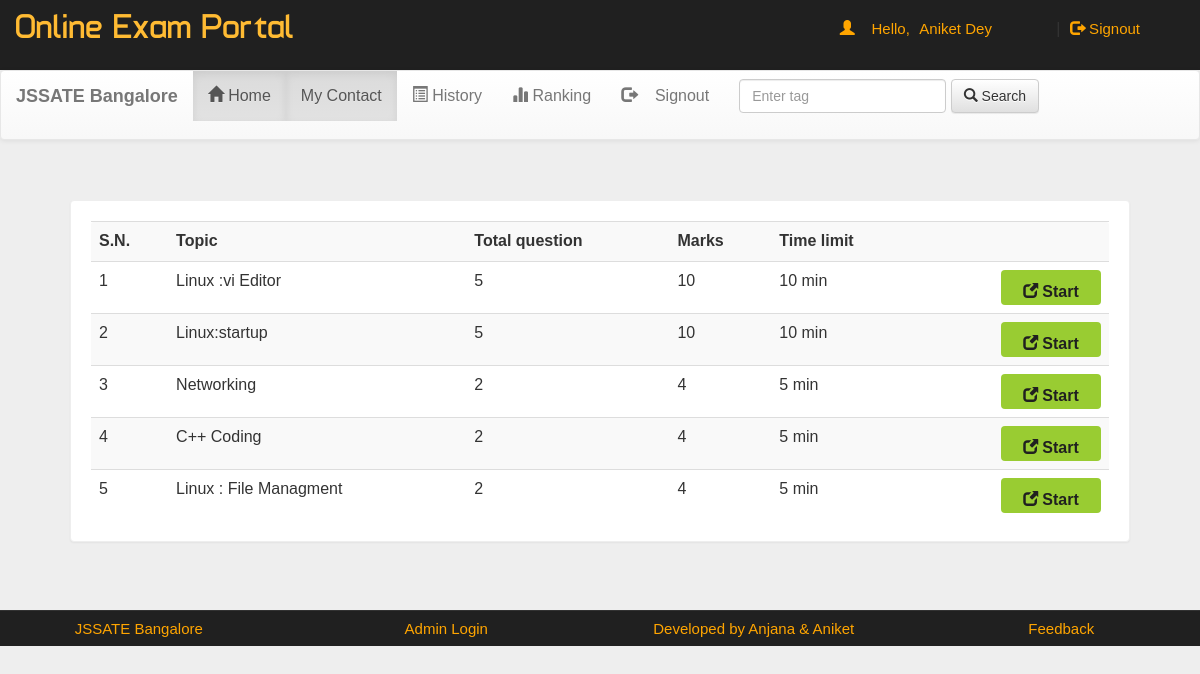
/account.php?q=1 (signed in), run on the app's committed database.
### tables this page shows
CREATE TABLE `quiz` (
  `eid` varchar(1000) NOT NULL,
  `title` varchar(100) NOT NULL,
  `correct` int(11) NOT NULL,
  `wrong` int(11) NOT NULL,
  `total` int(11) NOT NULL,
  `time` bigint(20) NOT NULL,
  `intro` text NOT NULL,
  `tag` varchar(100) NOT NULL,
  `date` timestamp NOT NULL DEFAULT current_timestamp() ON UPDATE current_timestamp()
);

### account.php (the view, shortened to what this page needs)
<!DOCTYPE html PUBLIC "-//W3C//DTD XHTML 1.0 Transitional//EN" "http://www.w3.org/TR/xhtml1/DTD/xhtml1-transitional.dtd">
<html xmlns="http://www.w3.org/1999/xhtml">
<head>
<link  rel="stylesheet" href="css/bootstrap.min.css"/>
 <link  rel="stylesheet" href="css/bootstrap-theme.min.css"/>
 <link rel="stylesheet" href="css/main.css">
 <link  rel="stylesheet" href="css/font.css">
</head>
<body>
<div class="header">
<div class="row">
<div class="col-lg-6">
<span class="logo">Online Exam Portal</span></div>
<div class="col-md-4 col-md-offset-2">
 <?php
 include_once 'dbConnection.php';
  if(!(isset($_SESSION['email']))){
header("location:index.php");
}
else
{
$name = $_SESSION['name'];
$email=$_SESSION['email'];
echo '<span class="pull-right top title1" ><span class="log1"><span class="glyphicon glyphicon-user" aria-hidden="true"></span>&nbsp;&nbsp;&nbsp;&nbsp;Hello,</span> <a href="account.php?q=1" class="log log1">'.$name.'</a>&nbsp;|&nbsp;<a href="logout.php?q=account.php" class="log"><span class="glyphicon glyphicon-log-out" aria-hidden="true"></span>&nbsp;Signout</button></a></span>';
}?>
</div>
</div></div>
<div class="bg">
<nav class="navbar navbar-default title1">
  <div class="container-fluid">
    <div class="navbar-header">
      <a class="navbar-brand" href="#"><b>JSSATE Bangalore</b></a>
    </div>
    <div class="collapse navbar-collapse" id="bs-example-navbar-collapse-1">
      <ul class="nav navbar-nav">
        <li <?php if(@$_GET['q']==1) echo'class="active"'; ?> ><a href="account.php?q=1"><span class="glyphicon glyphicon-home" aria-hidden="true"></span>&nbsp;Home<span class="sr-only">(current)</span></a></li>
       <li  <?php if(@$_GET['q']==1) echo'class="active"'; ?>class="nav-item"><a href="trigger.php" class="nav-link active">My Contact</a> </li>
        <li <?php if(@$_GET['q']==2) echo'class="active"'; ?>><a href="account.php?q=2"><span class="glyphicon glyphicon-list-alt" aria-hidden="true"></span>&nbsp;History</a></li>
		<li <?php if(@$_GET['q']==3) echo'class="active"'; ?>><a href="account.php?q=3"><span class="glyphicon glyphicon-stats" aria-hidden="true"></span>&nbsp;Ranking</a></li>
		<li class="pull-right"> <a href="logout.php?q=account.php"><span class="glyphicon glyphicon-log-out" aria-hidden="true"></span>&nbsp;&nbsp;&nbsp;&nbsp;Signout</a></li>
		</ul>
            <form class="navbar-form navbar-left" role="search">
        <div class="form-group">
          <input type="text" class="form-control" placeholder="Enter tag ">
        </div>
        <button type="submit" class="btn btn-default"><span class="glyphicon glyphicon-search" aria-hidden="true"></span>&nbsp;Search</button>
      </form>
      </div>
  </div>
</nav>
<div class="container">
<div class="row">
<div class="col-md-12">
<?php if(@$_GET['q']==1) {
$result = mysqli_query($con,"SELECT * FROM quiz ORDER BY date DESC") or die('Error');
echo  '<div class="panel"><div class="table-responsive"><table class="table table-striped title1">
<tr><td><b>S.N.</b></td><td><b>Topic</b></td><td><b>Total question</b></td><td><b>Marks</b></td><td><b>Time limit</b></td><td></td></tr>';
$c=1;
while($row = mysqli_fetch_array($result)) {
	$title = $row['title'];
	$total = $row['total'];
	$correct = $row['correct'];
    $time = $row['time'];
	$eid = $row['eid'];
$q12=mysqli_query($con,"SELECT score FROM history WHERE eid='$eid' AND email='$email'" )or die('Error98');
$rowcount=mysqli_num_rows($q12);
if($rowcount == 0){
	echo '<tr><td>'.$c++.'</td><td>'.$title.'</td><td>'.$total.'</td><td>'.$correct*$total.'</td><td>'.$time.'&nbsp;min</td>
	<td><b><a href="account.php?q=quiz&step=2&eid='.$eid.'&n=1&t='.$total.'" class="pull-right btn sub1" style="margin:0px;background:#99cc32"><span class="glyphicon glyphicon-new-window" aria-hidden="true"></span>&nbsp;<span class="title1"><b>Start</b></span></a></b></td></tr>';
}
}
echo '</table></div></div>';
}?>
</div></div></div></div>
<div class="row footer">
<div class="col-md-3 box">
<a href="https://jssateb.ac.in/" target="_blank">JSSATE Bangalore</a>
</div>
<div class="col-md-3 box">
<a href="#" data-toggle="modal" data-target="#login">Admin Login</a></div>
<div class="col-md-3 box">
<a href="#" data-toggle="modal" data-target="#developers">Developed by Anjana & Aniket</a>
</div>
<div class="col-md-3 box">
<a href="feedback.php" target="_blank">Feedback</a></div></div>
</body>
</html>

### css/main.css (style rules this page uses)
body { overflow-x:hidden; width:100%; font: 15px "Century Gothic", "Times Roman", sans-serif; background:#eee; min-height:550px; background-attachment:fixed; }
.bg { min-height:540px; }
.panel { border-color:#eee; margin:40px; padding:20px; font: 15px "Century Gothic", "Times Roman", sans-serif; }
.header { background:#202020; height:70px; }
.logo { font-family:'typo'; font-size:35px; color:#ffbb33; margin:15px; }
.title1 { font: 16px "Century Gothic", "Times Roman", sans-serif; }
.sub1 { width:90px; color:#202020; background:orange; font-size:15px; height:35px; margin:20px; padding:10px; width:100px; }
.footer { font-size:15px; text-align:center; border-top:1px solid; border-color:#323232; background-color:#202020; }
.footer a { margin:25px; color:orange; text-decoration:none; font: 15px "Century Gothic", "Times Roman", sans-serif; }
.box { padding:9px; }
.top { margin-top:20px; }
.log1 { font: 15px 'Ubuntu', sans-serif; color:orange; margin-left:10px; }
.log { margin:10px; margin-right:60px; margin-left:5px; color:orange; text-decoration:none; font-size:20px; font-size:15px; }

### data on the page
quiz: title "Linux :vi Editor", total "5", $correct*$total "10", time "10"
quiz: title "Linux:startup", total "5", $correct*$total "10", time "10"
quiz: title "Networking", total "2", $correct*$total "4", time "5"
quiz: title "C++ Coding", total "2", $correct*$total "4", time "5"
quiz: title "Linux : File Managment", total "2", $correct*$total "4", time "5"

### other printed values
$name "Aniket Dey"
